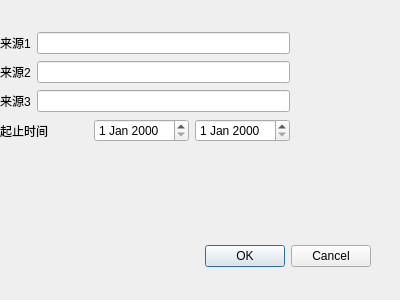
<?xml version="1.0" encoding="UTF-8"?>
<ui version="4.0">
 <class>CompareLineDialog</class>
 <widget class="QDialog" name="CompareLineDialog">
  <property name="geometry">
   <rect>
    <x>0</x>
    <y>0</y>
    <width>400</width>
    <height>300</height>
   </rect>
  </property>
  <property name="windowTitle">
   <string>Dialog</string>
  </property>
  <widget class="QDialogButtonBox" name="buttonBox">
   <property name="geometry">
    <rect>
     <x>30</x>
     <y>240</y>
     <width>341</width>
     <height>32</height>
    </rect>
   </property>
   <property name="orientation">
    <enum>Qt::Horizontal</enum>
   </property>
   <property name="standardButtons">
    <set>QDialogButtonBox::Cancel|QDialogButtonBox::Ok</set>
   </property>
  </widget>
  <widget class="QWidget" name="">
   <property name="geometry">
    <rect>
     <x>0</x>
     <y>31</y>
     <width>290</width>
     <height>115</height>
    </rect>
   </property>
   <layout class="QVBoxLayout" name="verticalLayout">
    <item>
     <layout class="QHBoxLayout" name="horizontalLayout">
      <item>
       <widget class="QLabel" name="label1">
        <property name="text">
         <string>&lt;html&gt;&lt;head/&gt;&lt;body&gt;&lt;p&gt;来源1&lt;/p&gt;&lt;/body&gt;&lt;/html&gt;</string>
        </property>
       </widget>
      </item>
      <item>
       <widget class="QLineEdit" name="lineEdit"/>
      </item>
     </layout>
    </item>
    <item>
     <layout class="QHBoxLayout" name="horizontalLayout_4">
      <item>
       <widget class="QLabel" name="label">
        <property name="text">
         <string>来源2</string>
        </property>
       </widget>
      </item>
      <item>
       <widget class="QLineEdit" name="lineEdit_2"/>
      </item>
     </layout>
    </item>
    <item>
     <layout class="QHBoxLayout" name="horizontalLayout_3">
      <item>
       <widget class="QLabel" name="label_2">
        <property name="text">
         <string>来源3</string>
        </property>
       </widget>
      </item>
      <item>
       <widget class="QLineEdit" name="lineEdit_3"/>
      </item>
     </layout>
    </item>
    <item>
     <layout class="QHBoxLayout" name="horizontalLayout_2">
      <item>
       <widget class="QLabel" name="label_3">
        <property name="text">
         <string>起止时间</string>
        </property>
       </widget>
      </item>
      <item>
       <widget class="QDateEdit" name="dateEdit"/>
      </item>
      <item>
       <widget class="QDateEdit" name="dateEdit_2"/>
      </item>
     </layout>
    </item>
   </layout>
  </widget>
 </widget>
 <resources/>
 <connections>
  <connection>
   <sender>buttonBox</sender>
   <signal>accepted()</signal>
   <receiver>CompareLineDialog</receiver>
   <slot>accept()</slot>
   <hints>
    <hint type="sourcelabel">
     <x>248</x>
     <y>254</y>
    </hint>
    <hint type="destinationlabel">
     <x>157</x>
     <y>274</y>
    </hint>
   </hints>
  </connection>
  <connection>
   <sender>buttonBox</sender>
   <signal>rejected()</signal>
   <receiver>CompareLineDialog</receiver>
   <slot>reject()</slot>
   <hints>
    <hint type="sourcelabel">
     <x>316</x>
     <y>260</y>
    </hint>
    <hint type="destinationlabel">
     <x>286</x>
     <y>274</y>
    </hint>
   </hints>
  </connection>
 </connections>
</ui>
